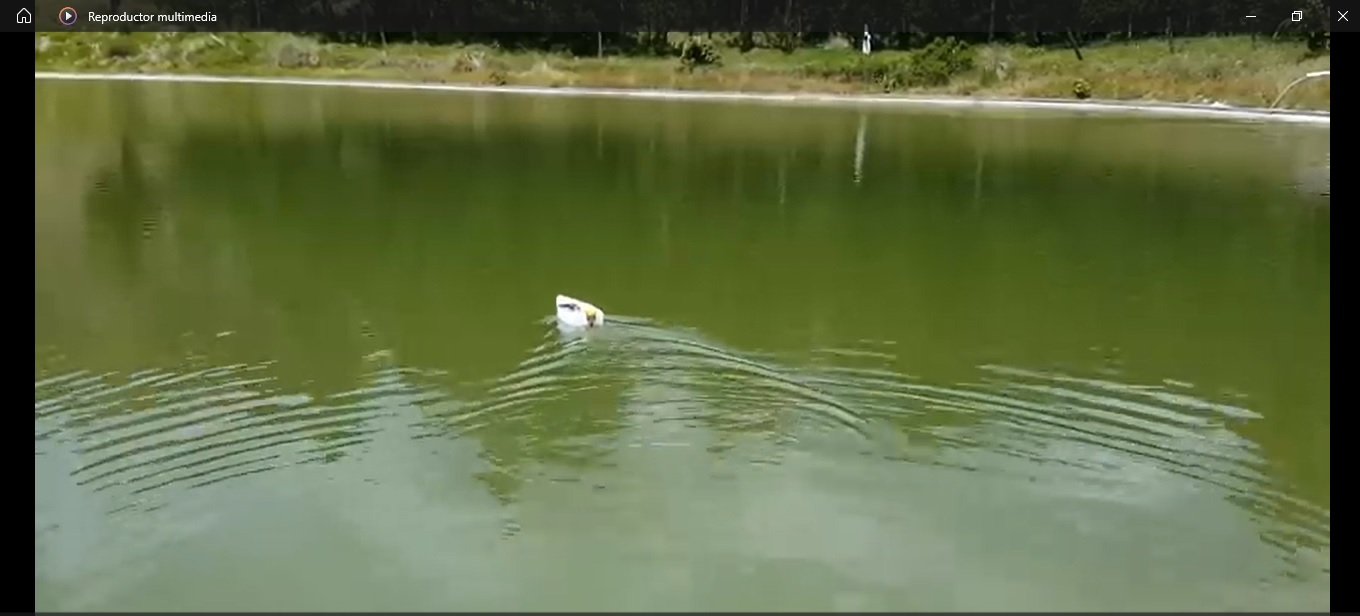
#> input picture img/sintitulo.jpg, 1360 x 616 px
$ python -i deteccion_objeto_borde.py   (imports and definitions only)
#> lines starting #> are read from the running program, lines starting #| are printed output that depends on the picture; after the words box and inside, x2 and y2 are one past the last pixel; in counts of white or black regions, pixels touching at a corner belong together
#> further down, picture is the input picture: shape (616, 1360, 3); mean B, G, R 68.8, 109.7, 97.6
import json
import cv2
import numpy as np

def adjust_contrast_brightness(image, alpha=1.0, beta=0):
#> called with alpha = 8, beta = 20
    return cv2.convertScaleAbs(image, alpha=alpha, beta=beta)
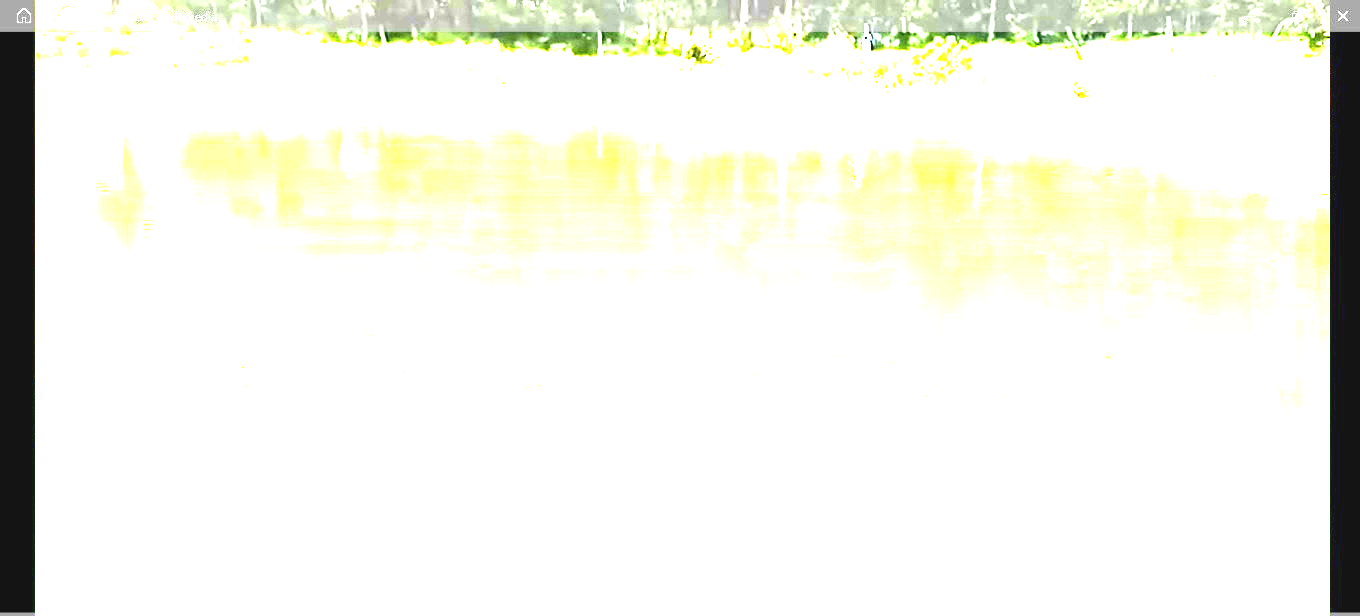
#> returned value: shape (616, 1360, 3); mean of channels 0, 1, 2 233.1, 242.8, 241.9; drawn as B, G, R

def detect_objects(image):
    # Ajustar el contraste y brillo de la imagen
    adjusted_image = adjust_contrast_brightness(image, alpha=8, beta=20)

    # Convertir a escala de grises
    gray = cv2.cvtColor(adjusted_image, cv2.COLOR_BGR2GRAY)
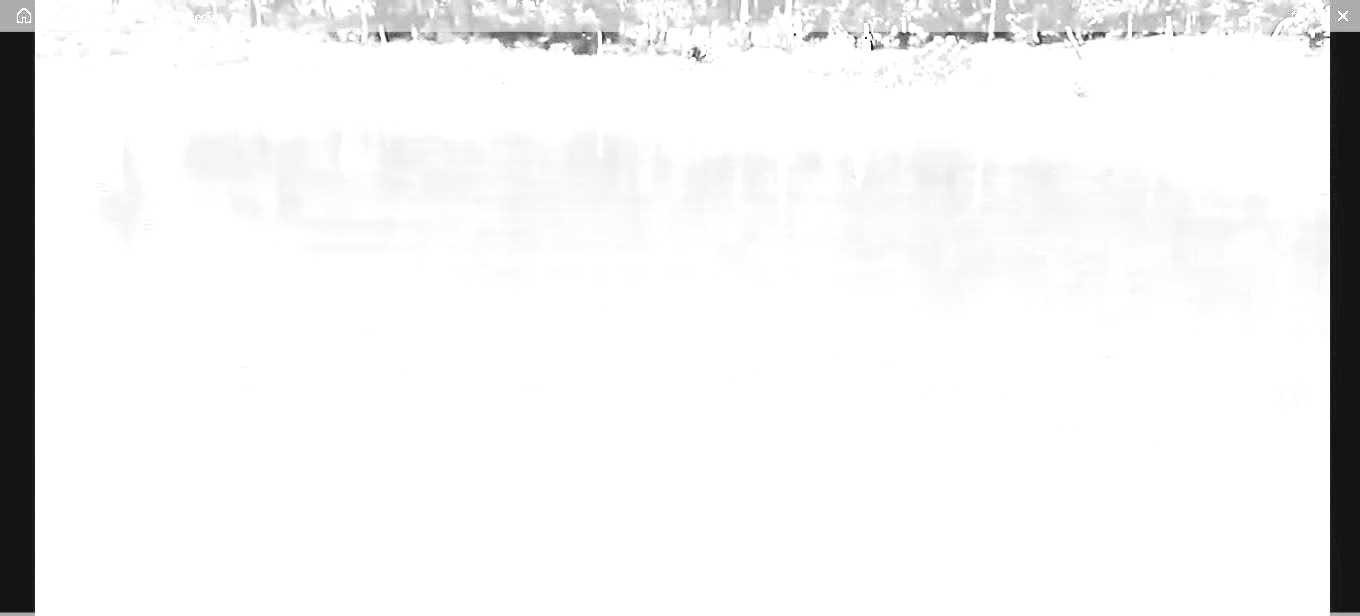
#> gray: shape (616, 1360); min 20, max 255, mean 241.4

    # Aplicar detección de bordes usando Canny con umbral fijo
   # edges = cv2.Canny(gray,500, 950)
    edges = cv2.Canny(adjusted_image, 600, 850)
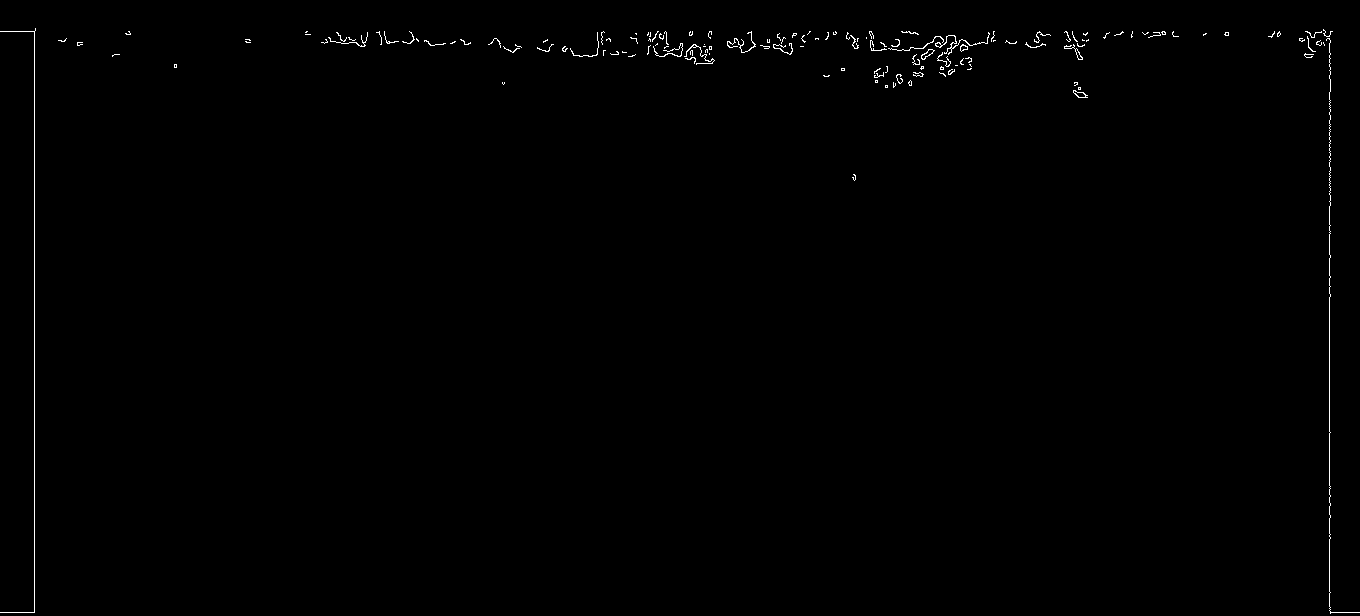
#> edges: shape (616, 1360); 0.45% white in thin lines or dots
    # Dilatar los bordes para cerrar gaps entre segmentos
    kernel = np.ones((5, 5), np.uint8)
    dilated = cv2.dilate(edges, kernel, iterations=4)
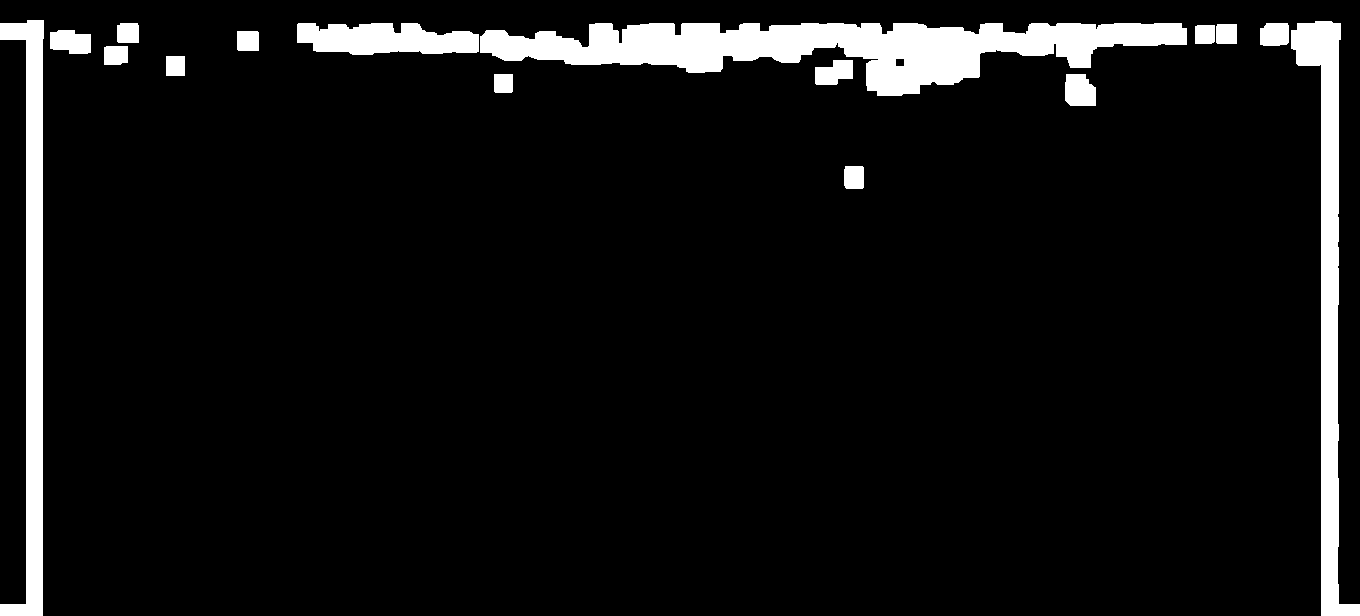
#> dilated: shape (616, 1360); 7% white; 16 white regions

    # Encontrar contornos en la imagen de bordes dilatados
    contours, _ = cv2.findContours(dilated, cv2.RETR_EXTERNAL, cv2.CHAIN_APPROX_SIMPLE)
#> contours = 16 contours; largest, box (x1, y1, x2, y2) and area: (480, 23, 1187, 96) 24414, (1291, 21, 1360, 616) 11294, (0, 20, 44, 616) 10239, (297, 23, 479, 55) 4294, (1065, 74, 1096, 106) 818

    # Crear una copia de la imagen para dibujar los rectángulos
    result_image = adjusted_image.copy()

        # Cerrar automáticamente el rectángulo si tiene 3 lados
    for contour in contours:
        if cv2.contourArea(contour) > 1000:  # Filtrar contornos pequeños
            approx = cv2.approxPolyDP(contour, 0.02 * cv2.arcLength(contour, True), True)
            if len(approx) == 4:  # Si el contorno tiene 4 lados, dibujar un rectángulo
                x, y, w, h = cv2.boundingRect(approx)
                cv2.rectangle(result_image, (x, y), (x + w, y + h), (0, 255, 0), 2)
            else:  # De lo contrario, dibujar un polígono
                cv2.polylines(result_image, [approx], isClosed=True, color=(0, 255, 0), thickness=2)
#> this loop made 16 passes
#> (approx, x, y, w, h) on passes 12, 16: ([[480, 36], [837, 42], [877, 95], [1186, 44]], 480, 36, 707, 60), ([[43, 20], [0, 23], [0, 615], [42, 615]], 0, 20, 44, 596)
#> approx on pass 15: [[1315, 21], [1321, 615], [1359, 615]]
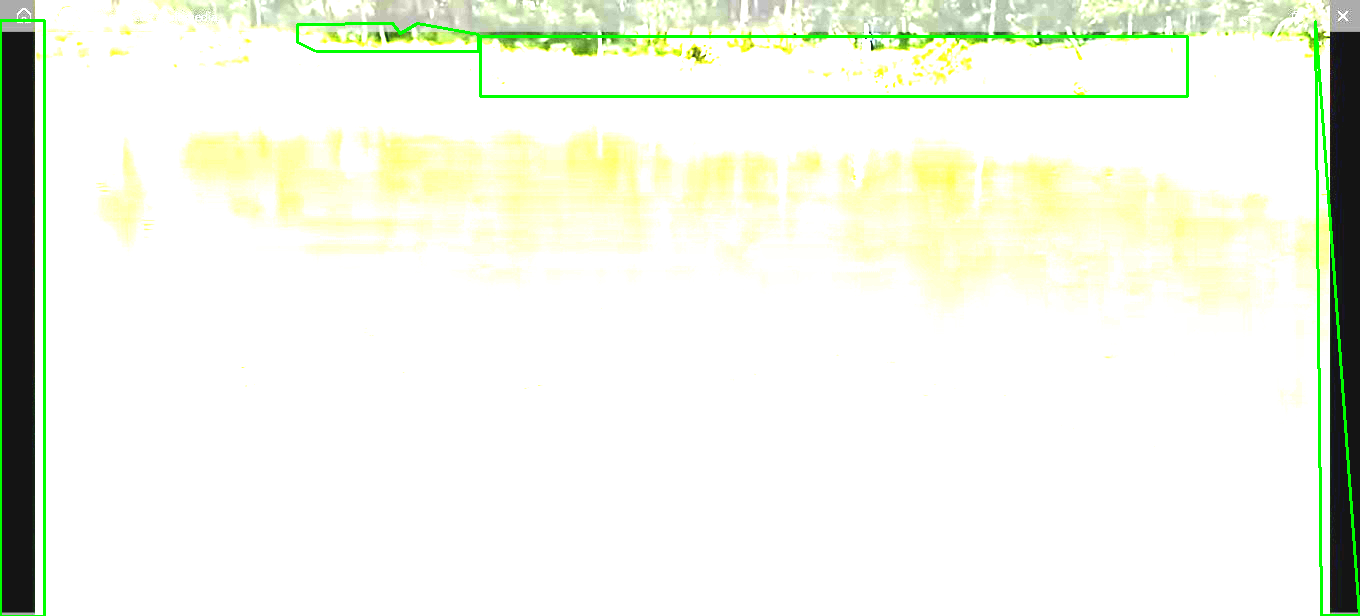
#> result_image: shape (616, 1360, 3); 1.49% of pixels changed, all inside (x1, y1, x2, y2) = (0, 19, 1360, 616)

    return result_image

# Ruta de la imagen
# [17 lines not run here, left out]

>>> import cv2
>>> picture = cv2.imread('../img/sintitulo.jpg')
>>> result = detect_objects(picture)

$ run again, on img/1366.jpg
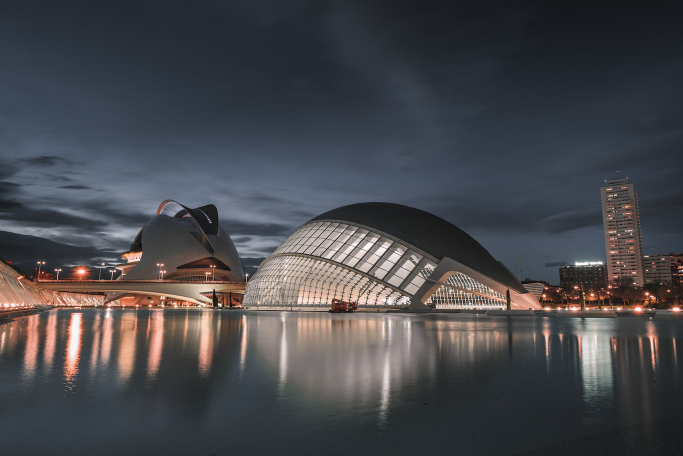
#> input picture img/1366.jpg, 1366 x 911 px (shown at 1/2 size)
#> picture is the input picture: shape (911, 1366, 3); mean B, G, R 76, 71.6, 71.2
#> in detect_objects, `edges = cv2.Canny(adjusted_image, 600, 850)`:
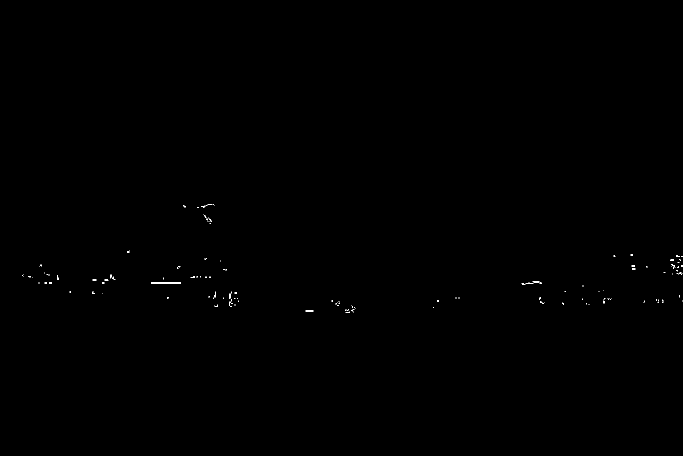
#> edges: shape (911, 1366) (shown at 1/2 size); 0.08% white in thin lines or dots, all inside (x1, y1, x2, y2) = (45, 408, 1366, 626)
#> dilated: shape (911, 1366); 2.3% white; 33 white regions
#> contours = 33 contours; largest, box (x1, y1, x2, y2) and area: (409, 575, 486, 622) 2704, (37, 521, 126, 575) 2572, (1319, 503, 1366, 557) 1816, (386, 400, 437, 455) 1776, (655, 593, 719, 634) 1582
#> the loop in detect_objects, `for contour in contours:` made 33 passes
#> (approx, x, y, w, h) on pass 18: ([[1035, 558], [1036, 576], [1091, 575], [1091, 557]], 1035, 557, 57, 20)
#> after the loop in detect_objects, `for contour in contours:`:
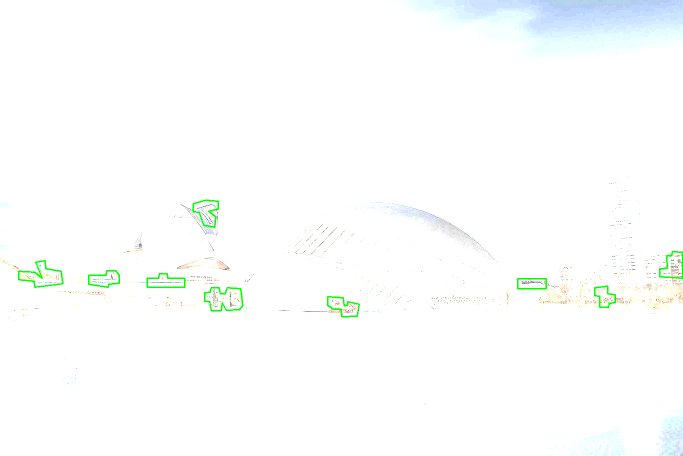
#> result_image: shape (911, 1366, 3) (shown at 1/2 size); mean B, G, R 253.2, 253.9, 252
